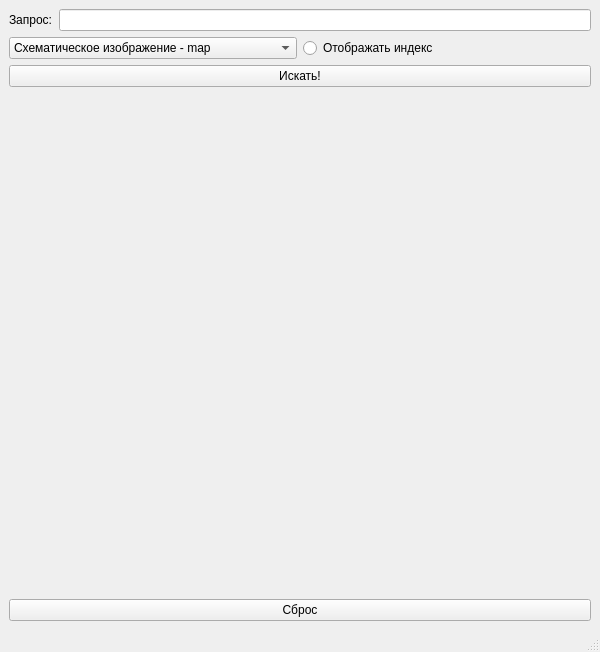
<?xml version="1.0" encoding="UTF-8"?>
<ui version="4.0">
 <class>MainWindow</class>
 <widget class="QMainWindow" name="MainWindow">
  <property name="geometry">
   <rect>
    <x>0</x>
    <y>0</y>
    <width>600</width>
    <height>643</height>
   </rect>
  </property>
  <property name="windowTitle">
   <string>MainWindow</string>
  </property>
  <widget class="QWidget" name="centralwidget">
   <layout class="QVBoxLayout" name="verticalLayout">
    <item>
     <layout class="QHBoxLayout" name="horizontalLayout">
      <item>
       <widget class="QLabel" name="label">
        <property name="text">
         <string>Запрос:</string>
        </property>
       </widget>
      </item>
      <item>
       <widget class="QLineEdit" name="adress_input">
        <property name="minimumSize">
         <size>
          <width>200</width>
          <height>0</height>
         </size>
        </property>
        <property name="focusPolicy">
         <enum>Qt::ClickFocus</enum>
        </property>
        <property name="autoFillBackground">
         <bool>false</bool>
        </property>
        <property name="frame">
         <bool>true</bool>
        </property>
       </widget>
      </item>
     </layout>
    </item>
    <item>
     <layout class="QHBoxLayout" name="horizontalLayout_2">
      <item>
       <widget class="QComboBox" name="type_box">
        <property name="focusPolicy">
         <enum>Qt::NoFocus</enum>
        </property>
        <property name="frame">
         <bool>true</bool>
        </property>
        <item>
         <property name="text">
          <string>Схематическое изображение - map</string>
         </property>
        </item>
        <item>
         <property name="text">
          <string>Спутниковое изображение - sat</string>
         </property>
        </item>
        <item>
         <property name="text">
          <string>Гибридное изображение - sat,skl</string>
         </property>
        </item>
       </widget>
      </item>
      <item>
       <widget class="QRadioButton" name="show_postal_code">
        <property name="text">
         <string>Отображать индекс</string>
        </property>
       </widget>
      </item>
     </layout>
    </item>
    <item>
     <widget class="QPushButton" name="search_button">
      <property name="text">
       <string>Искать!</string>
      </property>
     </widget>
    </item>
    <item>
     <widget class="QLabel" name="map_image">
      <property name="minimumSize">
       <size>
        <width>0</width>
        <height>500</height>
       </size>
      </property>
      <property name="focusPolicy">
       <enum>Qt::StrongFocus</enum>
      </property>
      <property name="text">
       <string/>
      </property>
     </widget>
    </item>
    <item>
     <widget class="QPushButton" name="reset_button">
      <property name="text">
       <string>Сброс</string>
      </property>
     </widget>
    </item>
   </layout>
  </widget>
  <widget class="QMenuBar" name="menubar">
   <property name="geometry">
    <rect>
     <x>0</x>
     <y>0</y>
     <width>600</width>
     <height>21</height>
    </rect>
   </property>
  </widget>
  <widget class="QStatusBar" name="statusbar"/>
 </widget>
 <resources/>
 <connections/>
</ui>
